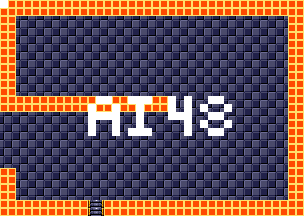

Below is a game level as drawn by its tile map, then a one-line description and the .tmx that defines it (tile-layer data replaced by summaries):
An orthogonal 38x27 tile map with 8x8 px tiles, 4 tile layers (background, foreground, room numbers, Objects), 15 tilesets.

<map version="1.5" tiledversion="1.7.1" orientation="orthogonal" renderorder="right-down" width="38" height="27" tilewidth="8" tileheight="8" infinite="0" nextlayerid="11" nextobjectid="1">
 <tileset firstgid="1" source="tilesheets/tsKarniMata.tsx" />
 <tileset firstgid="1025" source="tilesheets/tsVoodooWasp.tsx" />
 <tileset firstgid="2049" source="tilesheets/tsBurial.tsx" />
 <tileset firstgid="3073" source="tilesheets/tsBlueTemple.tsx" />
 <tileset firstgid="4097" source="tilesheets/tsGoddess.tsx" />
 <tileset firstgid="5121" source="tilesheets/tsKonark.tsx" />
 <tileset firstgid="6145" name="sEnemies" tilewidth="8" tileheight="8" tilecount="1024" columns="32">
  <image source="../grapx/tilesheets/sObjects.bmp" trans="ff94ff" width="256" height="256" />
 </tileset>
 <tileset firstgid="7169" source="tilesheets/tsIceTemple.tsx" />
 <tileset firstgid="8193" source="tilesheets/tsLavaArea.tsx" />
 <tileset firstgid="9217" source="tilesheets/tsBossArea.tsx" />
 <tileset firstgid="10241" source="tilesheets/tsPegu.tsx" />
 <tileset firstgid="11265" source="tilesheets/sTiwanakuTemple.tsx" />
 <tileset firstgid="12289" source="tilesheets/sIndraTemple.tsx" />
 <tileset firstgid="13313" source="tilesheets/sTeleport.tsx" />
 <tileset firstgid="14337" source="tilesheets/sObjects.tsx" />
 <layer id="2" name="background" width="38" height="27">
  <data>[1026 cells, 1026 non-empty, 2 distinct tile ids]</data>
 </layer>
 <layer id="1" name="foreground" width="38" height="27">
  <data>[1026 cells, 270 non-empty, 3 distinct tile ids]</data>
 </layer>
 <layer id="7" name="room numbers" width="38" height="27">
  <data>[1026 cells, 41 non-empty, 1 distinct tile ids]</data>
 </layer>
 <layer id="10" name="Objects" width="38" height="27">
  <data>[1026 cells, 0 non-empty, 0 distinct tile ids]</data>
 </layer>
</map>
